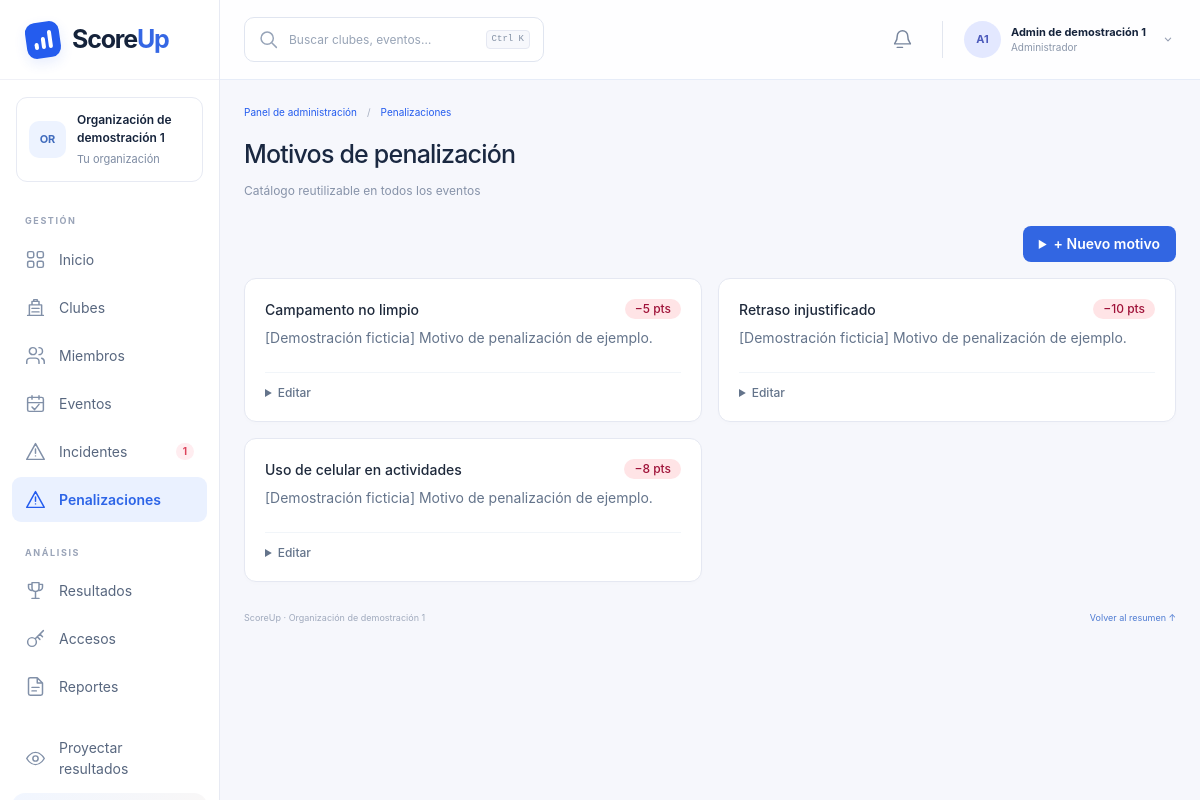
The page /admin/penalizaciones/motivos (signed in) on the database its author committed.
### tables this page shows
CREATE TABLE organizaciones (
    id TEXT PRIMARY KEY, nombre TEXT NOT NULL, fecha_creacion TEXT
);

CREATE TABLE users (
    id TEXT PRIMARY KEY, organizacion_id TEXT NOT NULL, nombre TEXT NOT NULL,
    username TEXT NOT NULL, password TEXT NOT NULL, rol TEXT NOT NULL,
    evento_id TEXT, club_id TEXT
);

CREATE TABLE motivos (
    id TEXT PRIMARY KEY, organizacion_id TEXT NOT NULL, nombre TEXT NOT NULL,
    descripcion TEXT, puntos_descuento REAL NOT NULL, activo INTEGER NOT NULL DEFAULT 1
);

### app.py (the view, shortened to what this page needs)
@app.route("/admin/penalizaciones/motivos", methods=["GET", "POST"])
def admin_motivos():
    user = require_rol("admin")
    return render_template("admin/motivos.html", user=user, db=db_org(user), fmt_pts=fmt_pts)

### app.py (called while the page is built, shortened)
@app.before_request
def _abrir_transaccion():
    global DB
    _db_lock.acquire()
    g.db_locked = True
    g.connection = persist.connect()
    g.connection.execute("BEGIN IMMEDIATE" if request.method == "POST" else "BEGIN")
    DB = persist.load(g.connection)
    user = current_user()
    if request.path.startswith(("/admin", "/staff")) or request.path == "/director":
        if user is None:
            return redirect(url_for("login"))

@app.after_request
def _confirmar_transaccion(response):
    conn = g.get("connection")
    if conn is not None:
        if request.method == "POST" and response.status_code < 400:
            persist.save(DB, conn)
            conn.commit()
        else:
            conn.rollback()
    response.headers["X-Content-Type-Options"] = "nosniff"
    response.headers["Referrer-Policy"] = "same-origin"
    response.headers["Cache-Control"] = "no-store"
    return response

@app.teardown_request
def _cerrar_transaccion(exc=None):
    conn = g.pop("connection", None)
    if conn is not None:
        conn.rollback()
        conn.close()
    if g.pop("db_locked", False):
        _db_lock.release()

def _eventos_org(user):
    return [e for e in DB["eventos"] if e.organizacion_id == user.organizacion_id]

def _clubs_org(user):
    return [c for c in DB["clubs"] if c.organizacion_id == user.organizacion_id]

def current_user():
    uid = session.get("user_id")
    if not uid:
        return None
    return find(DB, "users", "id", uid)

def require_rol(*roles):
    user = current_user()
    if user is None:
        return redirect(url_for("login"))
    if user.rol not in roles:
        abort(403)
    return user

@app.before_request
def _proteger_uploads_antiguos():
    if request.path.startswith("/static/uploads/"):
        return evidencia(request.path.rsplit("/", 1)[-1])

### calc.py (called while the page is built)
def find(db, kind, key, value):
    for item in db[kind]:
        if getattr(item, key) == value:
            return item
    return None

def fmt_pts(n):
    if float(n) == int(n):
        return str(int(n))
    return f"{n:.2f}"

### persist.py (called while the page is built)
def connect():
    conn = sqlite3.connect(DB_PATH, timeout=30)
    conn.row_factory = sqlite3.Row
    return conn

def _hash_pw(password):
    if password and password.startswith(("scrypt:", "pbkdf2:")):
        return password
    return generate_password_hash(password or "")

### templates/admin/motivos.html (shortened to what this page needs)
{% extends "admin/layout.html" %}
{% set active = 'penalizaciones' %}
{% block content %}
<div class="mb-5">
  <h1 class="text-xl font-bold text-slate-800">Motivos de penalización</h1>
  <p class="mt-0.5 text-sm text-slate-500">Catálogo reutilizable en todos los eventos</p>
</div>
<div class="mb-4 flex justify-end">
  <details class="relative">
    <summary class="cursor-pointer rounded-lg bg-cyan-700 px-4 py-2 text-sm font-semibold text-white hover:bg-cyan-800 select-none">+ Nuevo motivo</summary>
  </details>
</div>
<div class="grid gap-4 md:grid-cols-2 xl:grid-cols-3">
  {% for m in db.motivos %}
  <div class="rounded-2xl border border-slate-200 bg-white p-5 shadow-sm {{ 'opacity-60' if not m.activo }}">
    <div class="flex items-start justify-between">
      <h3 class="font-semibold text-slate-800">{{ m.nombre }}</h3>
      {% from "admin/macros.html" import badge %}{{ badge('red', '−' ~ fmt_pts(m.puntos_descuento) ~ ' pts') }}
    </div>
    <p class="mt-2 min-h-[2rem] text-sm text-slate-500">{{ m.descripcion }}</p>
    <details class="mt-3 border-t border-slate-100 pt-3">
      <summary class="cursor-pointer text-xs font-medium text-slate-500 select-none">Editar</summary>
    </details>
  </div>
  {% endfor %}
</div>
{% endblock %}

### templates/admin/layout.html (shortened to what this page needs)
{% from 'admin/icons.html' import icon %}
<!doctype html>
<html lang="es">
<head>
  <link rel="stylesheet" href="{{ url_for('static', filename='admin-utilities.css') }}">
  <link rel="stylesheet" href="{{ url_for('static', filename='admin.css') }}">
  <link rel="stylesheet" href="{{ url_for('static', filename='admin-management.css') }}">
  <link rel="stylesheet" href="{{ url_for('static', filename='panel-theme.css') }}">
  <link rel="stylesheet" href="{{ url_for('static', filename='mobile-panels.css') }}">
</head>
<body class="admin-shell" data-panel-theme>
  <aside class="admin-sidebar" id="admin-sidebar">
    <a class="admin-brand" href="{{ url_for('panel_admin') }}"><span class="admin-brand-icon"><i></i><i></i><i></i></span><span>Score<span>Up</span></span></a>
    <div class="admin-org"><span class="admin-avatar">{{ admin_shell.organizacion.nombre[:2]|upper }}</span><div><strong>{{ admin_shell.organizacion.nombre }}</strong><small>Tu organización</small></div></div>
    <nav aria-label="Administración">
      {% for grupo, items in [('GESTIÓN',[('dashboard','Inicio'),('clubes','Clubes'),('miembros','Miembros'),('eventos','Eventos'),('incidentes','Incidentes'),('penalizaciones','Penalizaciones')]),('ANÁLISIS',[('resultados','Resultados'),('usuarios','Accesos'),('reportes','Reportes')])] %}
      <p class="admin-nav-label">{{ grupo }}</p>
      {% for key, label in items %}<a class="admin-nav-link {{ 'is-active' if active == key else '' }}" href="{{ url_for('panel_admin' if key == 'dashboard' else 'admin_' ~ key) }}" {% if active == key %}aria-current="page"{% endif %}>{{ icon(key) }}<span>{{ label }}</span>{% if key == 'incidentes' and admin_shell.incidentes_abiertos %}<b class="admin-nav-count is-red">{{ admin_shell.incidentes_abiertos }}</b>{% elif key == 'reportes' and correcciones_pendientes %}<b class="admin-nav-count">{{ correcciones_pendientes }}</b>{% endif %}</a>{% endfor %}
      {% endfor %}
      <a class="admin-nav-link admin-projector" href="{{ url_for('admin_mostrar_resultado') }}">{{ icon('eye') }}<span>Proyectar resultados</span></a>
    </nav>
    <details class="admin-help"></details>
  </aside>
  <div class="admin-workspace">
    <header class="admin-topbar">
      <div class="admin-search" role="search">{{ icon('search') }}<input id="admin-search-input" type="search" placeholder="Buscar clubes, eventos…" autocomplete="off" aria-controls="admin-search-results" aria-expanded="false"><kbd>Ctrl K</kbd></div>
      <div class="admin-topbar-right"><a class="admin-notifications" href="{{ url_for('admin_reportes', tipo='correcciones') }}" aria-label="Correcciones pendientes: {{ correcciones_pendientes }}">{{ icon('bell') }}{% if correcciones_pendientes %}<b>{{ correcciones_pendientes }}</b>{% endif %}</a><details class="admin-user-menu"><summary><span class="admin-avatar">{{ user.nombre[0]|upper }}{{ user.nombre.split()[-1][0]|upper if user.nombre.split()|length > 1 else '' }}</span><span><strong>{{ user.nombre }}</strong><small>Administrador</small></span>{{ icon('chevron') }}</summary><div><p>Sesión de administrador</p><a href="{{ url_for('logout') }}">Cerrar sesión →</a></div></details></div>
    </header>
    <main class="admin-main">
      <div class="admin-breadcrumb"><a href="{{ url_for('panel_admin') }}">Panel de administración</a><span>/</span><span>{{ {'dashboard':'Inicio','clubes':'Clubes','miembros':'Miembros','eventos':'Eventos','incidentes':'Incidentes','penalizaciones':'Penalizaciones','usuarios':'Accesos','resultados':'Resultados','reportes':'Reportes'}.get(active, 'Gestión') }}</span></div>
      <div class="{{ 'admin-management' if active != 'dashboard' else '' }}">{% block content %}{% endblock %}</div>
      {% if active != 'dashboard' %}<footer class="admin-management-footer"><span>ScoreUp · {{ admin_shell.organizacion.nombre }}</span><a href="{{ url_for('panel_admin') }}">Volver al resumen ↑</a></footer>{% endif %}
    </main>
  </div>
</body>
</html>

### templates/admin/macros.html (shortened to what this page needs)
{% macro badge(tone, text) -%}
<span class="inline-flex items-center rounded-full px-2.5 py-0.5 text-xs font-medium
  {% if tone == 'green' %}bg-emerald-100 text-emerald-800{% elif tone == 'red' %}bg-rose-100 text-rose-800
  {% elif tone == 'amber' %}bg-amber-100 text-amber-800{% elif tone == 'blue' %}bg-sky-100 text-sky-800
  {% else %}bg-slate-100 text-slate-700{% endif %}">{{ text | safe }}</span>
{%- endmacro %}

### static/admin-management.css (style rules this page uses)
.admin-management { padding-top:3px; }
.admin-management h1 { font-size:25px; font-weight:450; letter-spacing:-.8px; line-height:1.35; color:#1a2841; }
.admin-management h1+p { margin-top:9px; color:#8793a9; font-size:12px; font-weight:400; }
.admin-management-footer { display:flex; justify-content:space-between; flex-wrap:wrap; gap:12px; margin-top:29px; color:#a0aabd; font-size:9px; }
.admin-management-footer a { color:#9485c1; }
.admin-management>.mb-5,.admin-management>.mb-6 { margin-bottom:25px; flex-wrap:wrap; gap:15px; }
.admin-management [class~="rounded-2xl"][class~="bg-white"] { border-color:#e5e8f2; border-radius:12px; box-shadow:0 2px 4px #24365d03; }
.admin-management .bg-cyan-700,.admin-management .bg-emerald-700 { background:#5b43f2; }
.admin-management h2,.admin-management h3 { font-weight:550; }
.admin-management .shadow-sm { box-shadow:0 2px 4px #27345703; }

### static/panel-theme.css (style rules this page uses)
:root { --panel-blue:#245cee; --panel-blue-dark:#214fcf; --panel-orange:#ffb16a; --panel-soft:#eef4ff; --panel-scroll:0%; }
[data-panel-theme]::before { content:""; position:fixed; top:0; left:0; width:var(--panel-scroll); height:3px; background:linear-gradient(90deg,#ffca91,#ffab61); z-index:90; pointer-events:none; }
.admin-shell { --admin-purple:#245cee; background:#f5f8ff; }
.staff-logo,.admin-brand-icon { background:#245cee; box-shadow:0 5px 13px #245cee1c; }
.staff-nav a.is-active,.admin-nav-link.is-active { background:#eaf1ff; color:#2c64e7; }
.staff-avatar,.admin-avatar { background:#edf3ff; color:#416cbd; }
.staff-sidebar-note,.admin-help { background:linear-gradient(145deg,#f1f6ff,#fff8f0); border-color:#e4ebfb; }
.admin-help b,.admin-brand>span>span { color:#3567e4; }
.staff-topbar,.admin-topbar { background:#ffffffee; border-color:#e6ecf8; }
.admin-management .bg-cyan-700,.admin-management .bg-emerald-700 { background:#3266e2; }
.admin-management .text-cyan-700,.admin-shell .text-cyan-700,.admin-management-footer a { color:#4e7bd2; }
.admin-main,.staff-main { scroll-behavior:smooth; }

### rows shown on the page
organizaciones: organizacion "OR", organizacion.nombre "Organización de demostración 1"
users: nombre "A", nombre.split|length "1", nombre "Admin de demostración 1"
motivos: nombre "Campamento no limpio", text "−5 pts", descripcion "[Demostración ficticia] Motivo de penalización de ejemplo."
motivos: nombre "Retraso injustificado", text "−10 pts", descripcion "[Demostración ficticia] Motivo de penalización de ejemplo."
motivos: nombre "Uso de celular en actividades", text "−8 pts", descripcion "[Demostración ficticia] Motivo de penalización de ejemplo."

### other values the page prints
{{ grupo }} "GESTIÓN" "ANÁLISIS"
{{ label }} "Inicio" "Clubes" "Miembros" "Eventos" "Incidentes" "Penalizaciones" "Resultados" "Accesos" "Reportes"
{{ admin_shell.incidentes_abiertos }} "1"
